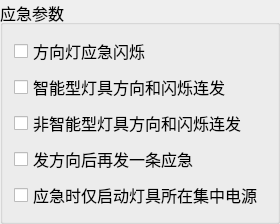
  <widget class="QGroupBox" name="EmergencyBox">
   <property name="geometry">
    <rect>
     <x>780</x>
     <y>20</y>
     <width>280</width>
     <height>160</height>
    </rect>
   </property>
   <property name="font">
    <font>
     <pointsize>12</pointsize>
    </font>
   </property>
   <property name="title">
    <string>应急参数</string>
   </property>
   <property name="checkable">
    <bool>false</bool>
   </property>
   <property name="checked">
    <bool>false</bool>
   </property>
   <layout class="QVBoxLayout" name="verticalLayout_12">
    <item>
     <widget class="QCheckBox" name="TwinkleCheckBox">
      <property name="font">
       <font>
        <pointsize>12</pointsize>
       </font>
      </property>
      <property name="text">
       <string>方向灯应急闪烁</string>
      </property>
     </widget>
    </item>
    <item>
     <widget class="QCheckBox" name="DirectionTwinkleCheckBox">
      <property name="font">
       <font>
        <pointsize>12</pointsize>
       </font>
      </property>
      <property name="text">
       <string>智能型灯具方向和闪烁连发</string>
      </property>
     </widget>
    </item>
    <item>
     <widget class="QCheckBox" name="UCDirectionTwinkleCheckBox">
      <property name="font">
       <font>
        <pointsize>12</pointsize>
       </font>
      </property>
      <property name="text">
       <string>非智能型灯具方向和闪烁连发</string>
      </property>
     </widget>
    </item>
    <item>
     <widget class="QCheckBox" name="emergencyAfterDirectionCheckBox">
      <property name="font">
       <font>
        <pointsize>12</pointsize>
       </font>
      </property>
      <property name="text">
       <string>发方向后再发一条应急</string>
      </property>
     </widget>
    </item>
    <item>
     <widget class="QCheckBox" name="emergencyOnlyDistributionCheckBox">
      <property name="font">
       <font>
        <pointsize>12</pointsize>
       </font>
      </property>
      <property name="text">
       <string>应急时仅启动灯具所在集中电源</string>
      </property>
     </widget>
    </item>
   </layout>
  </widget>
